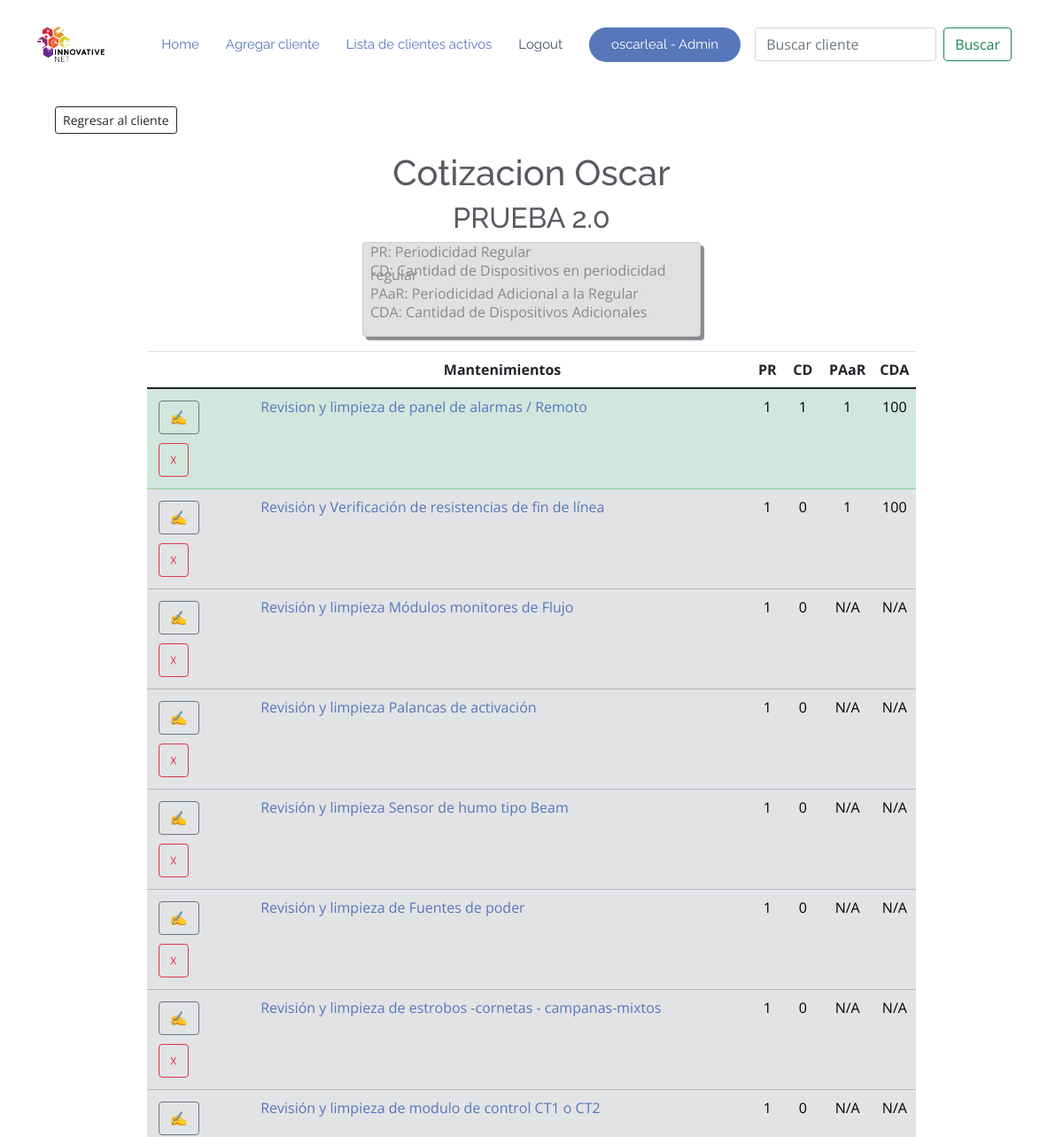
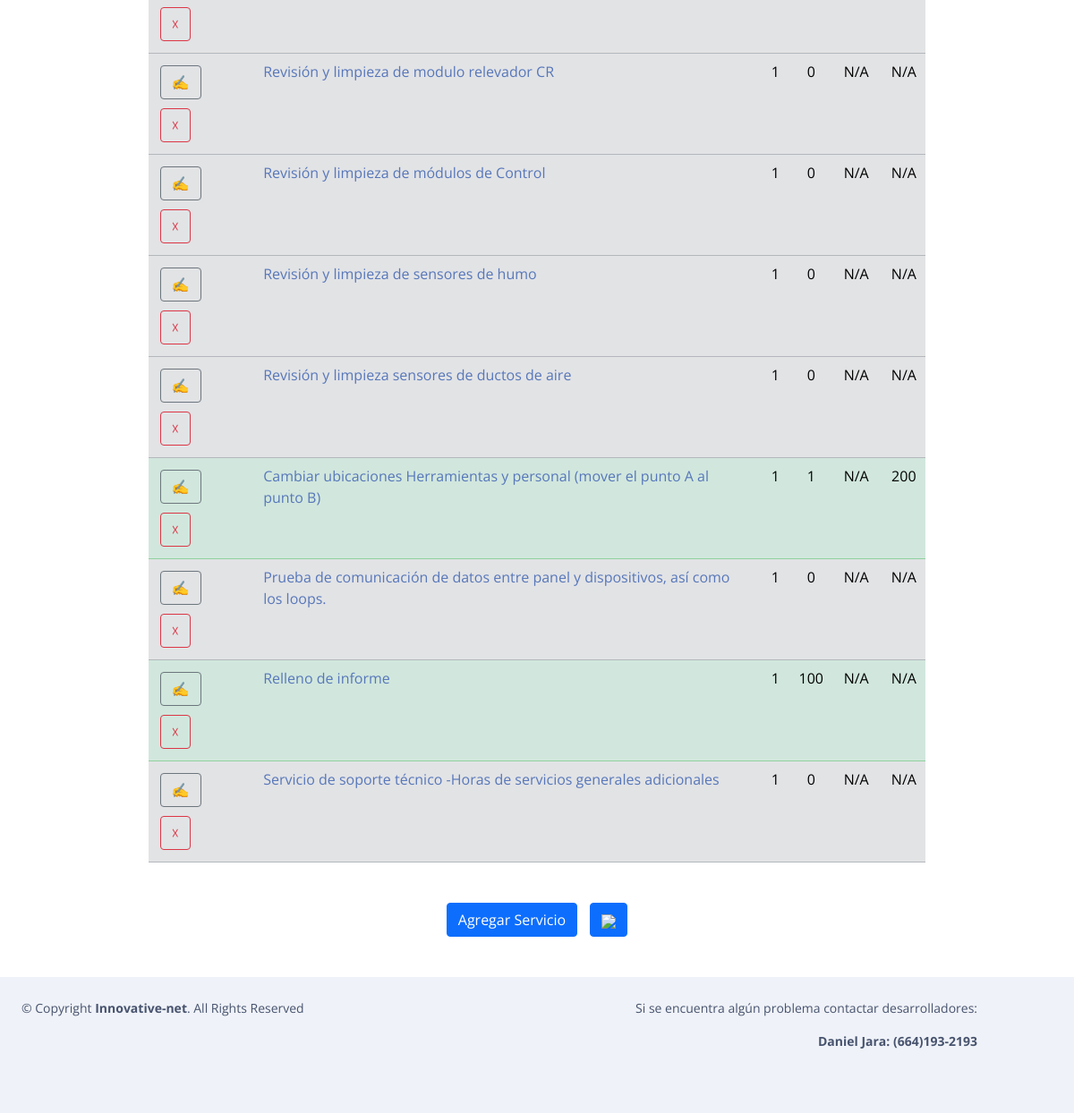
/44/36/detalle_cotizacion (signed in), run on the app's committed database (2 pictures, top to bottom).
### RPA/models.py (models this page shows, shortened)
class Cotizacion(models.Model):
    num_list = [(1,"1"),(2,"2"),(4,"4"),(6,"6")]
    cliente = models.ForeignKey(Cliente, on_delete=models.CASCADE, null=True, blank=True)
    titulo = models.CharField(verbose_name="Nombre Cotizacion", null=True, blank=True,max_length=200)
    lugar_de_mantenimiento = models.CharField('Lugar en que se realizara el mantenimiento',max_length
    =120,blank=True)
    descripcion_cotizacion = models.TextField('Descripcion de la cotizacion',blank=True)
    fecha = models.DateTimeField('Fecha de realizacion de la cotizacion',blank=True,null=True, default=dateutil.utils.today())
    periodoregular = models.IntegerField('Periodicidad regular de mmto al año',choices=num_list,null=True)
    preguntaperiodoadicional = models.BooleanField('Quieres agregar periodicidad adicional a la regular?',default=False)
    periodoadicional=models.IntegerField('Periodicidad adicional a la regular',choices=num_list,null=True,blank=True)
    mantenimientos = models.ManyToManyField(Nombre_servicio,through="Mantenimiento")
    class Meta:
        ordering = ['cliente']

class Cliente(models.Model):
    usuario = models.ForeignKey(User, on_delete=models.CASCADE, null=True, blank=True)
    nombre = models.CharField('Nombre de la compañia cliente',max_length=200)
    encargado = models.CharField('Nombre del contacto dentro de la empresa',max_length
    =120)
    puesto_encargado = models.CharField('Puesto del contacto',max_length
    =120)
    numero_contacto=models.CharField('Numero de telefono para contactar',max_length
    =10)
    correo_contacto=models.EmailField('Correo para contactar',blank=True)
    def __str__(self):
        return self.nombre
    class Meta:
        ordering = ['nombre']

class Mantenimiento(models.Model):
    cliente = models.ForeignKey(Cliente, on_delete=models.CASCADE, null=True, blank=True)
    cotizacion = models.ForeignKey(Cotizacion, on_delete=models.CASCADE, null=True, blank=True)
    titulonombre = models.ForeignKey(Nombre_servicio,on_delete=models.CASCADE, null=True, blank=True)
    encargadoTrabajo1 = models.ForeignKey(Precio,verbose_name="Encargado del trabajo" ,on_delete=models.CASCADE,null=True)
    periodisidadactividades = models.IntegerField(verbose_name="Periodicidad regular de actividad de mtto por año", blank=True, null=True )
    periodisidadadicional = models.IntegerField(verbose_name="Periodicidad adicional de actividad de mtto  a la regular", blank=True, null=True)
    tiempoejecucion = models.FloatField(verbose_name="Tiempo de ejecucion del mtto", blank=True, null=True)
    cantidaddedispositivos = models.IntegerField(verbose_name="Cantidad de dispositivos a considerar en periodicidad regular", blank=True, null=True,default=0)
    cantidaddispositivosextras = models.IntegerField(verbose_name="Cantidad de dispositivos a considerar en periodicidad Extra", blank=True, null=True,default=0)
    horasactividad = models.FloatField(verbose_name="horas por actividad de mtto regular =Importe de cantidad x Tiempo de ejecucion", blank=True, null=True)
    horasactividadadicional = models.FloatField(verbose_name="horas por actividad de mtto adicional =Importe de cantidad x Tiempo de ejecucion", blank=True, null=True)
    costomantenimientoregular = models.FloatField(verbose_name="Costo Regular = horas por actividad de mtto regular =Importe de cantidad x Tiempo de ejecucion",null=True,blank=True)
    costomantenimientoadicional = models.FloatField(verbose_name="Costo Adicional = horas por actividad de mtto adicional =Importe de cantidad x Tiempo de ejecucion ", blank=True, null=True)
    costototal = models.FloatField(verbose_name="Costo total = Costo regular + costo adicional",null=True,blank=True)
    def __str__(self):
        return str(self.titulonombre)
    class Meta:
        ordering = ['encargadoTrabajo1']

class Nombre_servicio(models.Model):
    titulo = models.CharField(max_length=200, verbose_name="Titulo Mantenimiento", null=True, blank=True)
    encargado = models.ForeignKey(Precio, on_delete=models.CASCADE, null=True)
    tiempodeejecucion = models.FloatField(verbose_name="Tiempo de Ejecucion", null=True)
    dispositivo = models.CharField(max_length=200, verbose_name="Dispositivo al que se le aplica el mantenimiento", null=True, blank=True)
    def __str__(self):
        return str(self.titulo)
    class Meta:
        ordering = ['titulo']

### RPA/views.py (the view)
# urls.py: path('<int:cliente>/<int:pk>/detalle_cotizacion', Detalle_Cotizacion.as_view(), name='detalle_cotizacion'),
class Detalle_Cotizacion(LoginRequiredMixin, DetailView):
    model = Cotizacion
    object = "cotizacion"
    template_name = "cotizacion/detalle_cotizacion.html"
    def get_context_data(self, **kwargs):
        ctx = super(Detalle_Cotizacion, self).get_context_data(**kwargs)
        cat = kwargs.get("object")
        ctx['servicios'] = Mantenimiento.objects.filter(cotizacion = cat)
        return ctx

### RPA/templates/cotizacion/detalle_cotizacion.html (shortened to what this page needs)
{% extends "mantenimientos/base.html" %}
{% block body %}
<div class="container">
    <div>
        <right>
            <a href="{% url 'mostrar_cliente' cotizacion.cliente.id %}">
                <button type=button class="btn btn-outline-dark btn-sm" style="margin:20px">Regresar al cliente</button>
            </a>
        </right>
    </div>
    <div class="container mb-3">
        <center>
            <h1> Cotizacion {{cotizacion.cliente}} </h1>
            <h2> {{cotizacion.titulo}} </h2>
        </center>
        <div class="tips card container p-2">
            <div class="text-align">
                <p>PR: Periodicidad Regular</p>
                <p>CD: Cantidad de Dispositivos en periodicidad regular</p>
                <p>PAaR: Periodicidad Adicional a la Regular</p>
                <p>CDA: Cantidad de Dispositivos Adicionales</p>
            </div>
        </div>
    </div>
    <div class="container" style="max-width: 80%;">
        <table class="table">
            <thead>
                <tr style="text-align: center;">
                    <th></th>
                    <th>Mantenimientos</th>
                    <th>PR</th>
                    <th>CD</th>
                    <th>PAaR</th>
                    <th>CDA</th>
                </tr>
            </thead>
            <tbody>
            {% for servicio in servicios %}
                {% if servicio.cantidaddedispositivos is not 0 %}
                    <tr class="table-success">
                        <td style="min-width: 120px;">
                                <a href="{% url 'modificar_servicio' cotizacion.cliente.id cotizacion.id servicio.id %}">
                                    <button type=button class="btn btn-outline-secondary" style="margin:5px"> &#9997; </button></a>
                                <a href="{% url 'eliminar_servicio' cotizacion.cliente.id cotizacion.id servicio.id %}">
                                    <button type=button class="btn btn-outline-danger" style="margin:5px"> &#9747; </button></a>
                        </td>
                        <td>
                            <a href="{% url 'detalle_servicio' cotizacion.cliente.id cotizacion.id servicio.id %}">{{ servicio }}</a>
                        </td>
                        <td style="text-align: center;">
                            <a>
                                {{ servicio.periodisidadactividades }}
                            </a>
                        </td>
                        <td style="text-align: center;">
                            <a>
                                {% if servicio.cantidaddedispositivos is null and servicio.periodisidadactividades is null %}
                                    N/A
                                {% elif servicio.cantidaddedispositivos is null and servicio.periodisidadactividades is not null %}
                                    Agregar dispositivos
                                {% else %}
                                    {{ servicio.cantidaddedispositivos }}
                                {% endif %}
                            </a>
                        </td>
                        <td style="text-align: center;">
                            <a>
                                {% if servicio.periodisidadadicional is null %}
                                    N/A
                                {% else %}
                                    {{ servicio.periodisidadadicional }}
                                {% endif %}
                            </a>
                        </td>
                        <td style="text-align: center;">
                            <p>
                                {% if servicio.cantidaddispositivosextras is null and servicio.periodisidadadicional is null %}
                                    N/A
                                {% elif servicio.cantidaddispositivosextras is null and servicio.periodisidadadicional is not null %}
                                    Agregar dispositivos adicionales
                                {% else %}
                                    {{ servicio.cantidaddispositivosextras }}
                                {% endif %}
                            </p>
                        </td>
                    </tr>
                {% endif %}
                {% if servicio.cantidaddedispositivos == 0 %}
                    <tr class="table-secondary">
                        <td style="min-width: 120px;">
                            <a href="{% url 'modificar_servicio' cotizacion.cliente.id cotizacion.id servicio.id %}">
                                <button type=button class="btn btn-outline-secondary" style="margin:5px"> &#9997; </button></a>
                            <a href="{% url 'eliminar_servicio' cotizacion.cliente.id cotizacion.id servicio.id %}">
                                <button type=button class="btn btn-outline-danger" style="margin:5px"> &#9747; </button></a>
                        </td>
                        <td>
                            <a href="{% url 'detalle_servicio' cotizacion.cliente.id cotizacion.id servicio.id %}">{{ servicio }}</a>
                        </td>
                        <td style="text-align: center;">
                            <a>
                                {{ servicio.periodisidadactividades }}
                            </a>
                        </td>
                        <td style="text-align: center;">
                            <a>
                                {% if servicio.cantidaddedispositivos is null and servicio.periodisidadactividades is null %}
                                N/A
                                {% elif servicio.cantidaddedispositivos is null and servicio.periodisidadactividades is not null %}
                                Agregar dispositivos
                                {% else %}
                                {{ servicio.cantidaddedispositivos }}
                                {% endif %}
                            </a>
                        </td>
                        <td style="text-align: center;">
                            <a>
                                {% if servicio.periodisidadadicional is null %}
                                N/A
                                {% else %}
                                {{ servicio.periodisidadadicional }}
                                {% endif %}
                            </a>
                        </td>
                        <td style="text-align: center;">
                            <p>
                                {% if servicio.cantidaddispositivosextras is null and servicio.periodisidadadicional is null %}
                                N/A
                                {% elif servicio.cantidaddispositivosextras is null and servicio.periodisidadadicional is not null %}
                                Agregar dispositivos adicionales
                                {% else %}
                                {{ servicio.cantidaddispositivosextras }}
                                {% endif %}
                            </p>
                        </td>
                    </tr>
                {% endif %}
            {% empty %}
                <tr>
                    <td style="text-align: center;"> NO SE ENCUENTRA NINGUN SERVICIO </td>
                </tr>
            {% endfor %}
            </tbody>
        </table>
    </div>
    <div class="container" style="margin-top: 40px; margin-bottom: 40px;">
        <center>
        <a href="{% url 'crear_servicio' cotizacion.cliente.id cotizacion.id  %}">
            <button type=button class="btn btn-primary" style="margin:5px">Agregar Servicio</button>
        </a>
        <a href="{% url 'cotizacion_pdf' cotizacion.cliente.id cotizacion.id %}" download="cotizacion.pdf">
            <button type="button" class="btn btn-primary" style="margin:5px"><img src="https://img.icons8.com/ios/24/000000/download-2--v2.png" /></button>
        </a>
        </center>
    </div>
</div>
{% endblock %}

### RPA/templates/mantenimientos/base.html (shortened to what this page needs)
{% load static %}
<!DOCTYPE html>
<html lang="en">
<head>
  <link rel="stylesheet" href="https://stackpath.bootstrapcdn.com/bootstrap/4.5.0/css/bootstrap.min.css">
  <link href="{% static '\vendor\aos\aos.css' %}" rel="stylesheet">
  <link href="{% static '\vendor\bootstrap\css\bootstrap.min.css' %}" rel="stylesheet">
  <link href="{% static '\vendor\bootstrap-icons\bootstrap-icons.css' %}" rel="stylesheet">
  <link href="{% static '\vendor\boxicons\css\boxicons.min.css' %}" rel="stylesheet">
  <link href="{% static '\vendor\glightbox\css\glightbox.min.css' %}" rel="stylesheet">
  <link href="{% static '\vendor\swiper\swiper-bundle.min.css' %}" rel="stylesheet">
  <link href="{% static '\css\style.css' %}" rel="stylesheet">
</head>
<body style="padding-top: 70px;">
  <header id="header" class="fixed-top  header-transparent ">
    <div class="container d-flex align-items-center justify-content-between">
      <div class="logo">
        <a href="https://www.innovative-net.mx/"><img src="{% static '\assets\img\horizontal blanco.png' %}" alt="" class="img-fluid"></a>
      </div>
      <nav id="navbar" class="navbar">
        <ul>
          <li><a class="nav-link scrollto active" href="{% url 'home' %}">Home</a></li>
          <li><a class="nav-link scrollto active" href="{% url 'agregar_cliente' %}">Agregar cliente</a></li>
          <li><a class="nav-link scrollto active" href="{% url 'lista_clientes' %}">Lista de clientes activos</a></li>
          {% if request.user.is_authenticated %}
          <li><a class="nav-link scrollto" href="{% url 'logout' %}">Logout</a></li>
          {% if request.user.is_staff %}
              <li><a class="getstarted scrollto" href="{% url 'admin:index' %}" >{{request.user}} - Admin</a></li>
              {% else %}
              <li><a class="getstarted scrollto" href="" >{{request.user}}</a></li>
              {% endif %}
          {% else %}
          <li><a class="getstarted scrollto" href="{% url 'login'  %}" >Login</a></li>
          {% endif %}
        </ul>
        <form class="d-flex m-3" method="POST" action="{% url 'buscar_clientes' %}">
          <input class="form-control me-2" type="search" placeholder="Buscar cliente"
                 aria-label="Buscar cliente" name="searched">
          <button class="btn btn-outline-success" type="submit">
            Buscar
          </button>
        </form>
      </nav>
    </div>
  </header>
    <div class="container-fluid" style="margin-top: 30px;">
      {% block body %}
      {% endblock %}
    </div>
        <footer id="footer">
          <div class="row container py-4 ">
            <div class="col">
              <div class="copyright">
                &copy; Copyright <strong><span>Innovative-net</span></strong>. All Rights Reserved
              </div>
            </div>
            <div class="col container " style="text-align: right;">
              <p>Si se encuentra algún problema contactar desarrolladores:</p>
              <strong>
                <p>Daniel Jara: (664)193-2193</p>
              </strong>
            </div>
          </div>
        </footer>
</body>
        </html>

### data on the page
Cotizacion: cliente "Oscar", titulo "PRUEBA 2.0"
Mantenimiento: titulonombre.titulo "Revision y limpieza de panel de alarmas / Remoto", periodisidadactividades "1", cantidaddedispositivos "1", periodisidadadicional "1", cantidaddispositivosextras "100"
Mantenimiento: titulonombre.titulo "Revisión y Verificación de resistencias de fin de línea", periodisidadactividades "1", cantidaddedispositivos "0", periodisidadadicional "1", cantidaddispositivosextras "100"
Mantenimiento: titulonombre.titulo "Revisión y limpieza Módulos monitores de Flujo", periodisidadactividades "1", cantidaddedispositivos "0", shows "N/A"
Mantenimiento: titulonombre.titulo "Revisión y limpieza Palancas de activación", periodisidadactividades "1", cantidaddedispositivos "0", shows "N/A"
Mantenimiento: titulonombre.titulo "Revisión y limpieza Sensor de humo tipo Beam", periodisidadactividades "1", cantidaddedispositivos "0", shows "N/A"
Mantenimiento: titulonombre.titulo "Revisión y limpieza de Fuentes de poder", periodisidadactividades "1", cantidaddedispositivos "0", shows "N/A"
Mantenimiento: titulonombre.titulo "Revisión y limpieza de estrobos -cornetas - campanas-mixtos", periodisidadactividades "1", cantidaddedispositivos "0", shows "N/A"
Mantenimiento: titulonombre.titulo "Revisión y limpieza de modulo de control CT1 o CT2", periodisidadactividades "1", cantidaddedispositivos "0", shows "N/A"
Mantenimiento: titulonombre.titulo "Revisión y limpieza de modulo relevador CR", periodisidadactividades "1", cantidaddedispositivos "0", shows "N/A"
Mantenimiento: titulonombre.titulo "Revisión y limpieza de módulos de Control", periodisidadactividades "1", cantidaddedispositivos "0", shows "N/A"
Mantenimiento: titulonombre.titulo "Revisión y limpieza de sensores de humo", periodisidadactividades "1", cantidaddedispositivos "0", shows "N/A"
Mantenimiento: titulonombre.titulo "Revisión y limpieza sensores de ductos de aire", periodisidadactividades "1", cantidaddedispositivos "0", shows "N/A"
Mantenimiento: titulonombre.titulo "Cambiar ubicaciones Herramientas y personal (mover el punto A al punto B)", periodisidadactividades "1", cantidaddedispositivos "1", shows "N/A", cantidaddispositivosextras "200"
Mantenimiento: titulonombre.titulo "Prueba de comunicación de datos entre panel y dispositivos, así como los loops.", periodisidadactividades "1", cantidaddedispositivos "0", shows "N/A"
Mantenimiento: titulonombre.titulo "Relleno de informe", periodisidadactividades "1", cantidaddedispositivos "100", shows "N/A"
Mantenimiento: titulonombre.titulo "Servicio de soporte técnico -Horas de servicios generales adicionales", periodisidadactividades "1", cantidaddedispositivos "0", shows "N/A"

### other printed values
{{ request.user }} "oscarleal"
